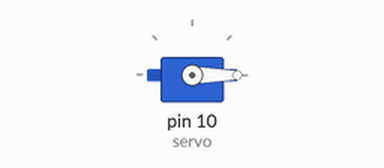
This sketch was run on a simulated Arduino Uno, built with avr-gcc and run on an emulated ATmega328P. On the bench: servo.

Above: at 0.55 s.
At 4.5 s:
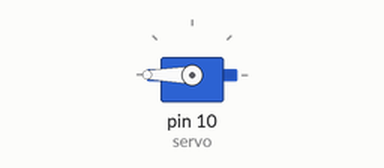
Timing chart, 0 to 5.7 s (numbered marks = the images above):
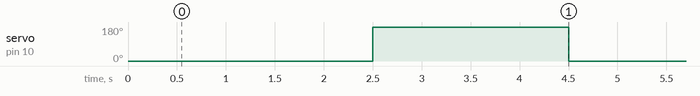

Measured:
- by itself, servo on pin 10 (servo): alternates 180° for 2.0 s and 0° for 2.0 s

The sketch:

Servo.ino
```cpp
#include <Servo.h>
Servo servo;
int pos = 90;

void setup()
{
  servo.attach(10);
  servo.write(0);
  delay(500);
}

void loop()
{
  servo.write(0);
  delay(2000);

  servo.write(180);
  delay(2000);
}
```
